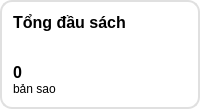
                 <widget class="QWidget" name="verticalWidget_2" native="true">
                  <property name="styleSheet">
                   <string notr="true">QWidget{background-color: #ffffff;
border: 2px solid #E0E0E0;
border-radius: 12px;
}
QLabel{
	border: 0px solid #E0E0E0;
}</string>
                  </property>
                  <layout class="QVBoxLayout" name="verticalLayout_6">
                   <property name="spacing">
                    <number>0</number>
                   </property>
                   <property name="leftMargin">
                    <number>13</number>
                   </property>
                   <property name="topMargin">
                    <number>13</number>
                   </property>
                   <property name="rightMargin">
                    <number>13</number>
                   </property>
                   <property name="bottomMargin">
                    <number>13</number>
                   </property>
                   <item>
                    <layout class="QHBoxLayout" name="horizontalLayout_8" stretch="0,0">
                     <item>
                      <widget class="QLabel" name="label_29">
                       <property name="font">
                        <font>
                         <family>Segoe UI</family>
                         <pointsize>12</pointsize>
                         <bold>true</bold>
                        </font>
                       </property>
                       <property name="text">
                        <string>Tổng đầu sách</string>
                       </property>
                      </widget>
                     </item>
                     <item>
                      <widget class="QPushButton" name="pushButton">
                       <property name="maximumSize">
                        <size>
                         <width>39</width>
                         <height>39</height>
                        </size>
                       </property>
                       <property name="styleSheet">
                        <string notr="true">border: 0px;
border-radius: 0px;</string>
                       </property>
                       <property name="text">
                        <string/>
                       </property>
                       <property name="icon">
                        <iconset resource="resource.qrc">
                         <normaloff>:/icons/icons_/open-book (1).png</normaloff>:/icons/icons_/open-book (1).png</iconset>
                       </property>
                       <property name="iconSize">
                        <size>
                         <width>35</width>
                         <height>35</height>
                        </size>
                       </property>
                      </widget>
                     </item>
                    </layout>
                   </item>
                   <item>
                    <widget class="QLabel" name="label_6">
                     <property name="font">
                      <font>
                       <family>Segoe UI</family>
                       <pointsize>20</pointsize>
                      </font>
                     </property>
                     <property name="text">
                      <string/>
                     </property>
                    </widget>
                   </item>
                   <item>
                    <widget class="QLabel" name="tong_sach_label">
                     <property name="font">
                      <font>
                       <family>Segoe UI</family>
                       <pointsize>12</pointsize>
                       <bold>true</bold>
                      </font>
                     </property>
                     <property name="text">
                      <string>0</string>
                     </property>
                    </widget>
                   </item>
                   <item>
                    <widget class="QLabel" name="ban_sao_label">
                     <property name="text">
                      <string>bản sao</string>
                     </property>
                    </widget>
                   </item>
                  </layout>
                 </widget>
